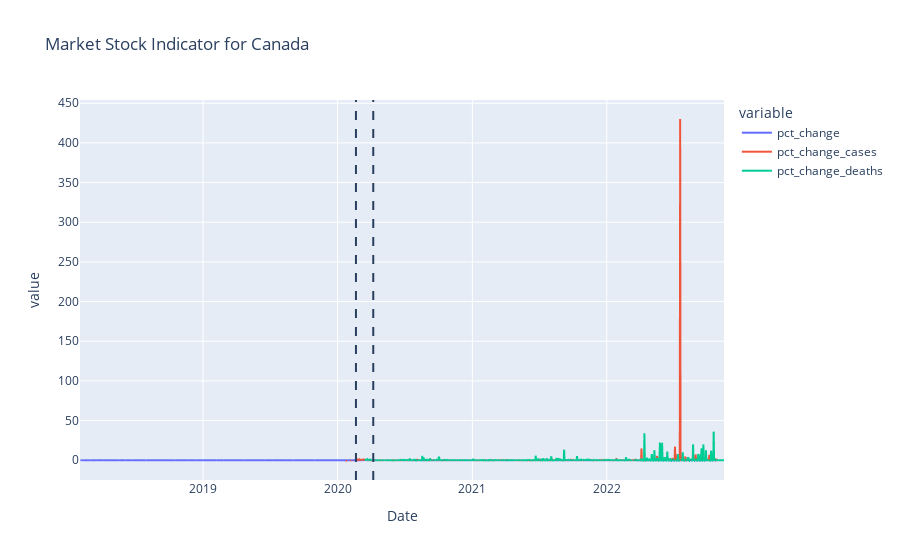
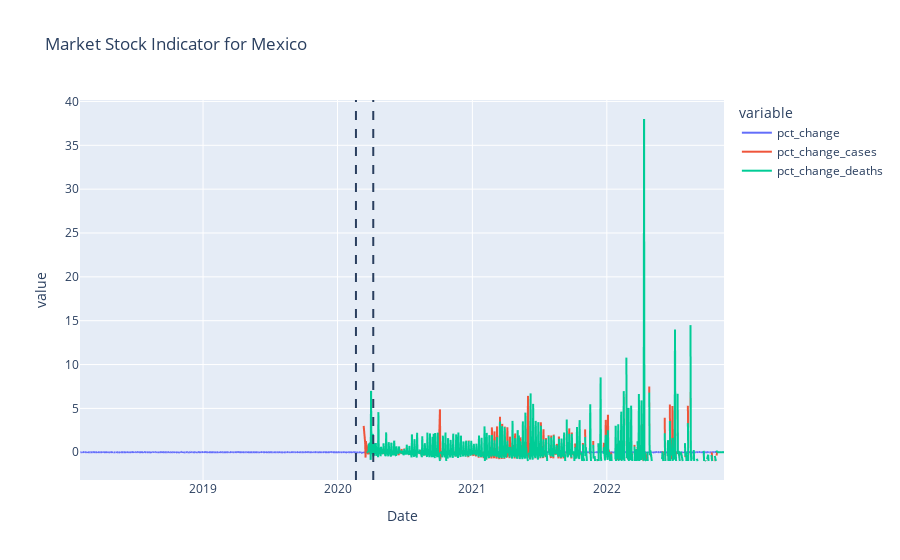
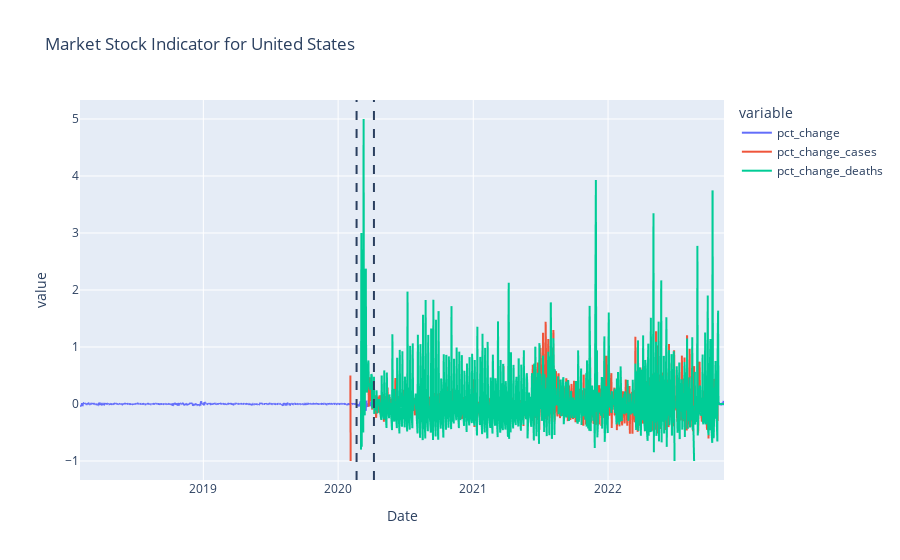

The cell these charts' notebook holds for them, in order:
### Code cell
g20_covid['Country'] = g20_covid['location']
df_covid_index = g20_index_data.merge(g20_covid[['date', 'Country', 'new_cases', 'new_deaths', 'total_cases', 'total_deaths']], 
                                    how='left', on=['date', 'Country'])
# df_covid_index['USD_M'] = df_covid_index['USD'] / 100

df_covid_index['pct_change_cases'] = 0
df_covid_index['pct_change_deaths'] = 0

for country in list(df_covid_index['Country'].unique()):
    df_covid_index.loc[df_covid_index['Country'] == country, 'pct_change_cases'] = df_covid_index.loc[df_covid_index['Country'] == country, 'new_cases'].pct_change()
    df_covid_index.loc[df_covid_index['Country'] == country, 'pct_change_deaths'] = df_covid_index.loc[df_covid_index['Country'] == country, 'new_deaths'].pct_change()

for country in list(df_covid_index[df_covid_index['Continent'] == 'North America']['Country'].unique()):
    fig_continent = px.line(df_covid_index[df_covid_index['Country'] == country], x="date", 
                        y=['pct_change', 'pct_change_cases', 'pct_change_deaths'], 
                        title=('Market Stock Indicator for '+ str(country)), labels={"date": "Date", "USD_k": "Price ($)"})
    fig_continent.add_vline(x='2020-02-20', line_dash="dash")
    fig_continent.add_vline(x='2020-04-07', line_dash="dash")
    fig_continent.show()

### Figure 1 — Plotly figure (JSON) as saved in the notebook; plotly's stock layout.template omitted (floating-point values rounded to 4 significant figures; data arrays with more than 128 entries replaced by an {"elided": "..."} marker saying what was removed)
{"data": [{"hovertemplate": "variable=pct_change<br>Date=%{x}<br>value=%{y}<extra></extra>", "legendgroup": "pct_change", "line": {"color": "#636efa", "dash": "solid"}, "marker": {"symbol": "circle"}, "mode": "lines", "name": "pct_change", "showlegend": true, "type": "scattergl", "x": {"elided": "1249 str values"}, "xaxis": "x", "y": {"elided": "1249 float values"}, "yaxis": "y"}, {"hovertemplate": "variable=pct_change_cases<br>Date=%{x}<br>value=%{y}<extra></extra>", "legendgroup": "pct_change_cases", "line": {"color": "#EF553B", "dash": "solid"}, "marker": {"symbol": "circle"}, "mode": "lines", "name": "pct_change_cases", "showlegend": true, "type": "scattergl", "x": {"elided": "1249 str values"}, "xaxis": "x", "y": {"elided": "1249 float values"}, "yaxis": "y"}, {"hovertemplate": "variable=pct_change_deaths<br>Date=%{x}<br>value=%{y}<extra></extra>", "legendgroup": "pct_change_deaths", "line": {"color": "#00cc96", "dash": "solid"}, "marker": {"symbol": "circle"}, "mode": "lines", "name": "pct_change_deaths", "showlegend": true, "type": "scattergl", "x": {"elided": "1249 str values"}, "xaxis": "x", "y": {"elided": "1249 float values"}, "yaxis": "y"}], "layout": {"legend": {"title": {"text": "variable"}, "tracegroupgap": 0}, "shapes": [{"line": {"dash": "dash"}, "type": "line", "x0": "2020-02-20", "x1": "2020-02-20", "xref": "x", "y0": 0, "y1": 1, "yref": "y domain"}, {"line": {"dash": "dash"}, "type": "line", "x0": "2020-04-07", "x1": "2020-04-07", "xref": "x", "y0": 0, "y1": 1, "yref": "y domain"}], "title": {"text": "Market Stock Indicator for Canada"}, "xaxis": {"anchor": "y", "domain": [0, 1], "title": {"text": "Date"}}, "yaxis": {"anchor": "x", "domain": [0, 1], "title": {"text": "value"}}}}

### Figure 2 — Plotly figure (JSON) as saved in the notebook; plotly's stock layout.template omitted (floating-point values rounded to 4 significant figures; data arrays with more than 128 entries replaced by an {"elided": "..."} marker saying what was removed)
{"data": [{"hovertemplate": "variable=pct_change<br>Date=%{x}<br>value=%{y}<extra></extra>", "legendgroup": "pct_change", "line": {"color": "#636efa", "dash": "solid"}, "marker": {"symbol": "circle"}, "mode": "lines", "name": "pct_change", "showlegend": true, "type": "scattergl", "x": {"elided": "1249 str values"}, "xaxis": "x", "y": {"elided": "1249 float values"}, "yaxis": "y"}, {"hovertemplate": "variable=pct_change_cases<br>Date=%{x}<br>value=%{y}<extra></extra>", "legendgroup": "pct_change_cases", "line": {"color": "#EF553B", "dash": "solid"}, "marker": {"symbol": "circle"}, "mode": "lines", "name": "pct_change_cases", "showlegend": true, "type": "scattergl", "x": {"elided": "1249 str values"}, "xaxis": "x", "y": {"elided": "1249 float values"}, "yaxis": "y"}, {"hovertemplate": "variable=pct_change_deaths<br>Date=%{x}<br>value=%{y}<extra></extra>", "legendgroup": "pct_change_deaths", "line": {"color": "#00cc96", "dash": "solid"}, "marker": {"symbol": "circle"}, "mode": "lines", "name": "pct_change_deaths", "showlegend": true, "type": "scattergl", "x": {"elided": "1249 str values"}, "xaxis": "x", "y": {"elided": "1249 float values"}, "yaxis": "y"}], "layout": {"legend": {"title": {"text": "variable"}, "tracegroupgap": 0}, "shapes": [{"line": {"dash": "dash"}, "type": "line", "x0": "2020-02-20", "x1": "2020-02-20", "xref": "x", "y0": 0, "y1": 1, "yref": "y domain"}, {"line": {"dash": "dash"}, "type": "line", "x0": "2020-04-07", "x1": "2020-04-07", "xref": "x", "y0": 0, "y1": 1, "yref": "y domain"}], "title": {"text": "Market Stock Indicator for Mexico"}, "xaxis": {"anchor": "y", "domain": [0, 1], "title": {"text": "Date"}}, "yaxis": {"anchor": "x", "domain": [0, 1], "title": {"text": "value"}}}}

### Figure 3 — Plotly figure (JSON) as saved in the notebook; plotly's stock layout.template omitted (floating-point values rounded to 4 significant figures; data arrays with more than 128 entries replaced by an {"elided": "..."} marker saying what was removed)
{"data": [{"hovertemplate": "variable=pct_change<br>Date=%{x}<br>value=%{y}<extra></extra>", "legendgroup": "pct_change", "line": {"color": "#636efa", "dash": "solid"}, "marker": {"symbol": "circle"}, "mode": "lines", "name": "pct_change", "showlegend": true, "type": "scattergl", "x": {"elided": "1205 str values"}, "xaxis": "x", "y": {"elided": "1205 float values"}, "yaxis": "y"}, {"hovertemplate": "variable=pct_change_cases<br>Date=%{x}<br>value=%{y}<extra></extra>", "legendgroup": "pct_change_cases", "line": {"color": "#EF553B", "dash": "solid"}, "marker": {"symbol": "circle"}, "mode": "lines", "name": "pct_change_cases", "showlegend": true, "type": "scattergl", "x": {"elided": "1205 str values"}, "xaxis": "x", "y": {"elided": "1205 float values"}, "yaxis": "y"}, {"hovertemplate": "variable=pct_change_deaths<br>Date=%{x}<br>value=%{y}<extra></extra>", "legendgroup": "pct_change_deaths", "line": {"color": "#00cc96", "dash": "solid"}, "marker": {"symbol": "circle"}, "mode": "lines", "name": "pct_change_deaths", "showlegend": true, "type": "scattergl", "x": {"elided": "1205 str values"}, "xaxis": "x", "y": {"elided": "1205 float values"}, "yaxis": "y"}], "layout": {"legend": {"title": {"text": "variable"}, "tracegroupgap": 0}, "shapes": [{"line": {"dash": "dash"}, "type": "line", "x0": "2020-02-20", "x1": "2020-02-20", "xref": "x", "y0": 0, "y1": 1, "yref": "y domain"}, {"line": {"dash": "dash"}, "type": "line", "x0": "2020-04-07", "x1": "2020-04-07", "xref": "x", "y0": 0, "y1": 1, "yref": "y domain"}], "title": {"text": "Market Stock Indicator for United States"}, "xaxis": {"anchor": "y", "domain": [0, 1], "title": {"text": "Date"}}, "yaxis": {"anchor": "x", "domain": [0, 1], "title": {"text": "value"}}}}
